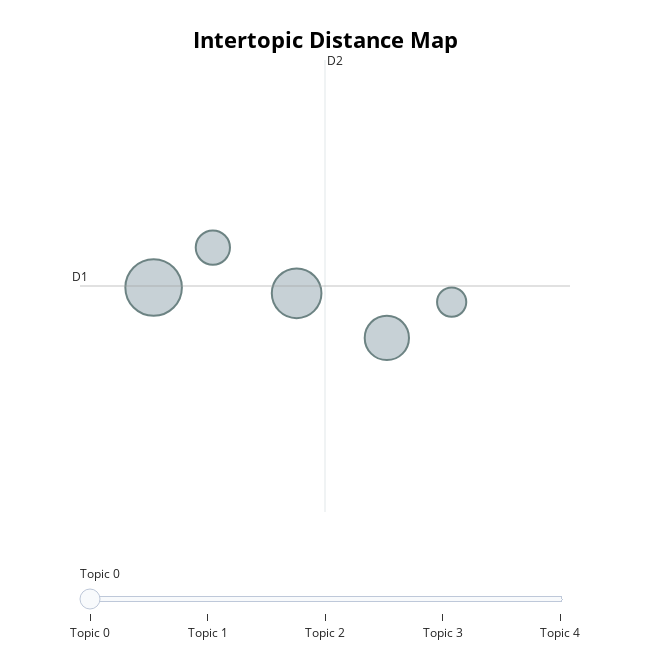

The code cell stored with this chart in its notebook:
### Code cell
topic_model.visualize_topics()

### Figure 1 — Plotly figure (JSON) as saved in the notebook; plotly's stock layout.template omitted (floating-point values rounded to 4 significant figures)
{"data": [{"customdata": [[0, "control | require | operation | dexterity | monitor", 240], [1, "comprehension | write | require | expression | service", 185], [2, "comprehension | write | require | reasoning | expression", 147], [3, "comprehension | system | reasoning | write | engineering", 88], [4, "teacher | teaching | comprehension | write | require", 64]], "hovertemplate": "<b>Topic %{customdata[0]}</b><br>%{customdata[1]}<br>Size: %{customdata[2]}", "legendgroup": "", "marker": {"color": "#B0BEC5", "line": {"color": "DarkSlateGrey", "width": 2}, "size": [240, 185, 147, 88, 64], "sizemode": "area", "sizeref": 0.15, "symbol": "circle"}, "mode": "markers", "name": "", "orientation": "v", "showlegend": false, "type": "scatter", "x": [4.102, 5.297, 6.051, 4.597, 6.593], "xaxis": "x", "y": [16.32, 16.25, 15.64, 16.86, 16.13], "yaxis": "y"}], "layout": {"annotations": [{"showarrow": false, "text": "D1", "x": 3.487, "y": 16.34, "yshift": 10}, {"showarrow": false, "text": "D2", "x": 5.534, "xshift": 10, "y": 19.39}], "height": 650, "hoverlabel": {"bgcolor": "white", "font": {"family": "Rockwell", "size": 16}}, "legend": {"itemsizing": "constant", "tracegroupgap": 0}, "margin": {"t": 60}, "shapes": [{"line": {"color": "#CFD8DC", "width": 2}, "type": "line", "x0": 5.534, "x1": 5.534, "y0": 13.3, "y1": 19.39}, {"line": {"color": "#9E9E9E", "width": 2}, "type": "line", "x0": 3.487, "x1": 7.582, "y0": 16.34, "y1": 16.34}], "sliders": [{"active": 0, "pad": {"t": 50}, "steps": [{"args": [{"marker.color": [["red", "#B0BEC5", "#B0BEC5", "#B0BEC5", "#B0BEC5"]]}], "label": "Topic 0", "method": "update"}, {"args": [{"marker.color": [["#B0BEC5", "red", "#B0BEC5", "#B0BEC5", "#B0BEC5"]]}], "label": "Topic 1", "method": "update"}, {"args": [{"marker.color": [["#B0BEC5", "#B0BEC5", "red", "#B0BEC5", "#B0BEC5"]]}], "label": "Topic 2", "method": "update"}, {"args": [{"marker.color": [["#B0BEC5", "#B0BEC5", "#B0BEC5", "red", "#B0BEC5"]]}], "label": "Topic 3", "method": "update"}, {"args": [{"marker.color": [["#B0BEC5", "#B0BEC5", "#B0BEC5", "#B0BEC5", "red"]]}], "label": "Topic 4", "method": "update"}]}], "title": {"font": {"color": "Black", "size": 22}, "text": "<b>Intertopic Distance Map</b>", "x": 0.5, "xanchor": "center", "y": 0.95, "yanchor": "top"}, "width": 650, "xaxis": {"anchor": "y", "domain": [0, 1], "range": [3.487, 7.582], "title": {"text": ""}, "visible": false}, "yaxis": {"anchor": "x", "domain": [0, 1], "range": [13.3, 19.39], "title": {"text": ""}, "visible": false}}}
